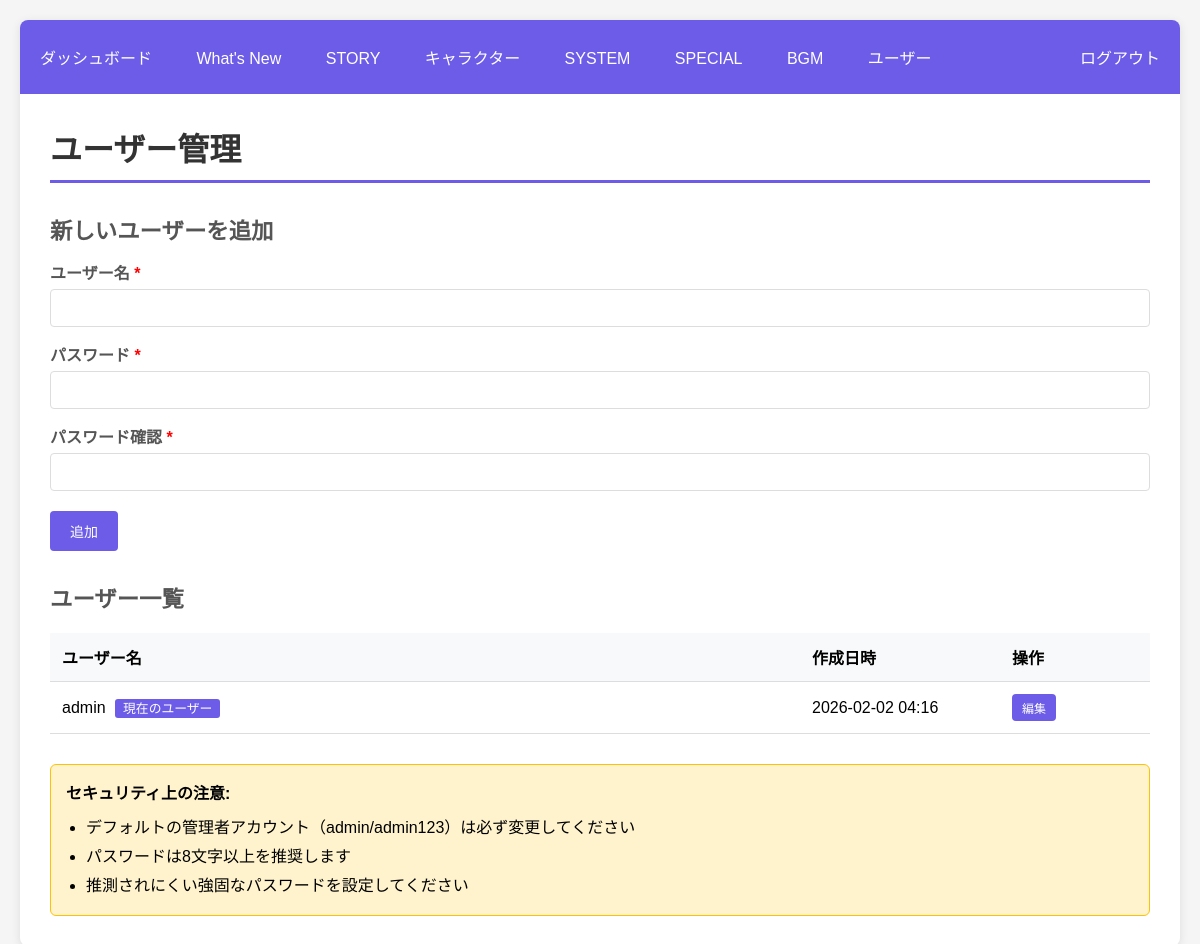
The page /admin/users.php (signed in) on the database its author committed.
### tables this page shows
CREATE TABLE IF NOT EXISTS users (
    id INT AUTO_INCREMENT PRIMARY KEY,
    username VARCHAR(50) UNIQUE NOT NULL,
    password VARCHAR(255) NOT NULL,
    created_at DATETIME DEFAULT CURRENT_TIMESTAMP,
    updated_at DATETIME DEFAULT CURRENT_TIMESTAMP ON UPDATE CURRENT_TIMESTAMP
);

### includes/db.php (called while the page is built, shortened)
<?php
class Database {
    private static $instance = null;
    private $connection;
    private function __construct() {
        try {
            $dsn = "mysql:host=" . DB_HOST . ";dbname=" . DB_NAME . ";charset=" . DB_CHARSET;
            $options = [
                PDO::ATTR_ERRMODE => PDO::ERRMODE_EXCEPTION,
                PDO::ATTR_DEFAULT_FETCH_MODE => PDO::FETCH_ASSOC,
                PDO::ATTR_EMULATE_PREPARES => false,
            ];
            $this->connection = new PDO($dsn, DB_USER, DB_PASS, $options);
        } catch (PDOException $e) {
            die('データベース接続エラー: ' . $e->getMessage());
        }
    }
    public static function getInstance() {
        if (self::$instance === null) {
            self::$instance = new self();
        }
        return self::$instance;
    }
    public function query($sql, $params = []) {
        try {
            $stmt = $this->connection->prepare($sql);
            $stmt->execute($params);
            return $stmt->fetchAll();
        } catch (PDOException $e) {
            error_log('Query Error: ' . $e->getMessage());
            return false;
        }
    }
    public function queryOne($sql, $params = []) {
        try {
            $stmt = $this->connection->prepare($sql);
            $stmt->execute($params);
            return $stmt->fetch();
        } catch (PDOException $e) {
            error_log('Query Error: ' . $e->getMessage());
            return false;
        }
    }
}

### includes/auth.php (called while the page is built, shortened)
<?php
require_once __DIR__ . '/db.php';
class Auth {
    private $db;
    public function __construct() {
        $this->db = Database::getInstance();
    }
    public function isLoggedIn() {
        return true;
    }
    public function getCurrentUser() {
        if ($this->isLoggedIn()) {
            $sql = "SELECT id, username, created_at FROM users WHERE id = ?";
            return $this->db->queryOne($sql, [$_SESSION['user_id']]);
        }
        return null;
    }
}

### admin/users.php (the view, shortened to what this page needs)
<?php
require_once __DIR__ . '/../includes/db.php';
require_once __DIR__ . '/../includes/auth.php';
require_once __DIR__ . '/../includes/functions.php';
$auth = new Auth();
$auth->requireLogin();
$db = Database::getInstance();
$editUser = null;
$users = $db->query("SELECT * FROM users ORDER BY created_at DESC");
$currentUser = $auth->getCurrentUser();
?>
<h1>ユーザー管理</h1>
<h2><?php echo $editUser ? 'ユーザーを編集' : '新しいユーザーを追加'; ?></h2>
<form method="POST">
    <label>ユーザー名 <span style="color: red;">*</span></label>
    <input type="text" name="username" value="<?php echo $editUser ? h($editUser['username']) : ''; ?>" required>
    <label>パスワード <?php echo $editUser ? '(変更する場合のみ入力)' : '<span style="color: red;">*</span>'; ?></label>
    <input type="password" name="password" <?php echo $editUser ? '' : 'required'; ?>>
    <label>パスワード確認 <?php echo $editUser ? '(変更する場合のみ入力)' : '<span style="color: red;">*</span>'; ?></label>
    <input type="password" name="password_confirm" <?php echo $editUser ? '' : 'required'; ?>>
    <div style="margin-top: 20px;">
        <button type="submit" class="btn"><?php echo $editUser ? '更新' : '追加'; ?></button>
    </div>
</form>
<h2>ユーザー一覧</h2>
<table>
    <thead>
        <tr>
            <th>ユーザー名</th>
            <th style="width: 200px;">作成日時</th>
            <th style="width: 150px;">操作</th>
        </tr>
    </thead>
    <tbody>
        <?php foreach ($users as $user): ?>
            <tr>
                <td>
                    <?php echo h($user['username']); ?>
                    <?php if ($user['id'] === $currentUser['id']): ?>
                        <span style="background: #6c5ce7; color: white; padding: 2px 8px; border-radius: 3px; font-size: 0.8em; margin-left: 5px;">現在のユーザー</span>
                    <?php endif; ?>
                </td>
                <td><?php echo date('Y-m-d H:i', strtotime($user['created_at'])); ?></td>
                <td>
                    <a href="?edit=<?php echo $user['id']; ?>" class="btn" style="font-size: 12px; padding: 5px 10px;">編集</a>
                </td>
            </tr>
        <?php endforeach; ?>
    </tbody>
</table>
<div style="margin-top: 30px; padding: 15px; background: #fff3cd; border: 1px solid #ffc107; border-radius: 6px;">
    <strong>セキュリティ上の注意:</strong>
    <ul style="margin: 10px 0 0 20px; line-height: 1.8;">
        <li>デフォルトの管理者アカウント（admin/admin123）は必ず変更してください</li>
        <li>パスワードは8文字以上を推奨します</li>
        <li>推測されにくい強固なパスワードを設定してください</li>
    </ul>
</div>

### includes/functions.php (style rules this page uses)
* { margin: 0; padding: 0; box-sizing: border-box; }
body { font-family: "Hiragino Kaku Gothic ProN", Meiryo, sans-serif; background: #f5f5f5; padding: 20px; }
h1 { color: #333; margin-bottom: 20px; padding-bottom: 10px; border-bottom: 3px solid #6c5ce7; }
h2 { color: #555; margin: 30px 0 15px; font-size: 1.4em; }
.btn { display: inline-block; padding: 10px 20px; background: #6c5ce7; color: white; text-decoration: none; border-radius: 4px; border: none; cursor: pointer; font-size: 14px; transition: background 0.3s; }
table { width: 100%; border-collapse: collapse; margin: 20px 0; }
table th, table td { padding: 12px; text-align: left; border-bottom: 1px solid #ddd; }
table th { background: #f8f9fa; font-weight: bold; }
form label { display: block; margin: 15px 0 5px; font-weight: bold; color: #555; }
form input[type="text"], form input[type="password"], form input[type="date"], form input[type="number"], form textarea, form select { width: 100%; padding: 10px; border: 1px solid #ddd; border-radius: 4px; font-size: 14px; }

### rows shown on the page
users: username "admin", shows "現在のユーザー", created_at "2026-02-02 04:16"
